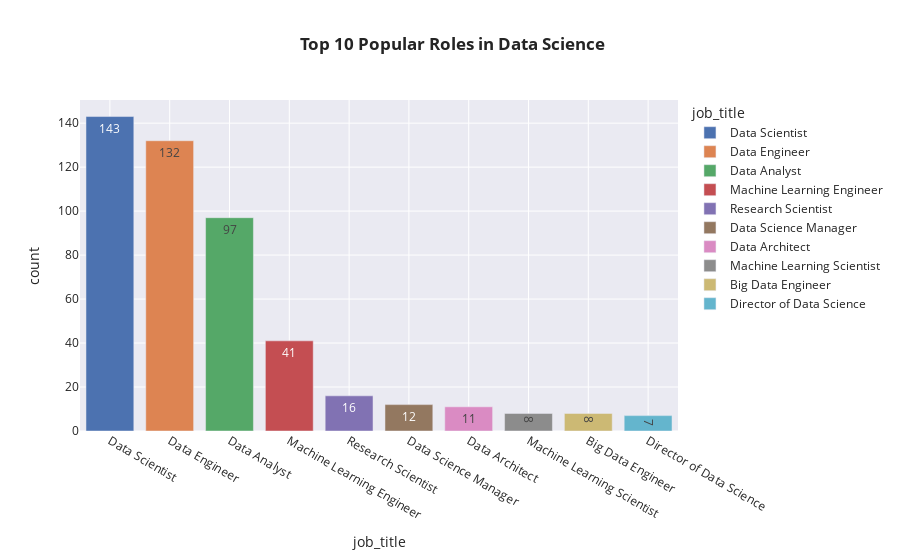

The cell this chart's notebook holds for it:
### Code cell
z=df['job_title'].value_counts().head(10)
fig=px.bar(z,x=z.index,y=z.values,color=z.index,text=z.values,labels={'index':'job title','y':'count','text':'count'},template='seaborn',title='<b> Top 10 Popular Roles in Data Science')
fig.show()

### Figure 1 — Plotly figure (JSON) as saved in the notebook; plotly's stock layout.template omitted (floating-point values rounded to 4 significant figures)
{"data": [{"alignmentgroup": "True", "hovertemplate": "job_title=%{x}<br>count=%{text}<extra></extra>", "legendgroup": "Data Scientist", "marker": {"color": "rgb(76,114,176)", "pattern": {"shape": ""}}, "name": "Data Scientist", "offsetgroup": "Data Scientist", "orientation": "v", "showlegend": true, "text": [143], "textposition": "auto", "type": "bar", "x": ["Data Scientist"], "xaxis": "x", "y": [143], "yaxis": "y"}, {"alignmentgroup": "True", "hovertemplate": "job_title=%{x}<br>count=%{text}<extra></extra>", "legendgroup": "Data Engineer", "marker": {"color": "rgb(221,132,82)", "pattern": {"shape": ""}}, "name": "Data Engineer", "offsetgroup": "Data Engineer", "orientation": "v", "showlegend": true, "text": [132], "textposition": "auto", "type": "bar", "x": ["Data Engineer"], "xaxis": "x", "y": [132], "yaxis": "y"}, {"alignmentgroup": "True", "hovertemplate": "job_title=%{x}<br>count=%{text}<extra></extra>", "legendgroup": "Data Analyst", "marker": {"color": "rgb(85,168,104)", "pattern": {"shape": ""}}, "name": "Data Analyst", "offsetgroup": "Data Analyst", "orientation": "v", "showlegend": true, "text": [97], "textposition": "auto", "type": "bar", "x": ["Data Analyst"], "xaxis": "x", "y": [97], "yaxis": "y"}, {"alignmentgroup": "True", "hovertemplate": "job_title=%{x}<br>count=%{text}<extra></extra>", "legendgroup": "Machine Learning Engineer", "marker": {"color": "rgb(196,78,82)", "pattern": {"shape": ""}}, "name": "Machine Learning Engineer", "offsetgroup": "Machine Learning Engineer", "orientation": "v", "showlegend": true, "text": [41], "textposition": "auto", "type": "bar", "x": ["Machine Learning Engineer"], "xaxis": "x", "y": [41], "yaxis": "y"}, {"alignmentgroup": "True", "hovertemplate": "job_title=%{x}<br>count=%{text}<extra></extra>", "legendgroup": "Research Scientist", "marker": {"color": "rgb(129,114,179)", "pattern": {"shape": ""}}, "name": "Research Scientist", "offsetgroup": "Research Scientist", "orientation": "v", "showlegend": true, "text": [16], "textposition": "auto", "type": "bar", "x": ["Research Scientist"], "xaxis": "x", "y": [16], "yaxis": "y"}, {"alignmentgroup": "True", "hovertemplate": "job_title=%{x}<br>count=%{text}<extra></extra>", "legendgroup": "Data Science Manager", "marker": {"color": "rgb(147,120,96)", "pattern": {"shape": ""}}, "name": "Data Science Manager", "offsetgroup": "Data Science Manager", "orientation": "v", "showlegend": true, "text": [12], "textposition": "auto", "type": "bar", "x": ["Data Science Manager"], "xaxis": "x", "y": [12], "yaxis": "y"}, {"alignmentgroup": "True", "hovertemplate": "job_title=%{x}<br>count=%{text}<extra></extra>", "legendgroup": "Data Architect", "marker": {"color": "rgb(218,139,195)", "pattern": {"shape": ""}}, "name": "Data Architect", "offsetgroup": "Data Architect", "orientation": "v", "showlegend": true, "text": [11], "textposition": "auto", "type": "bar", "x": ["Data Architect"], "xaxis": "x", "y": [11], "yaxis": "y"}, {"alignmentgroup": "True", "hovertemplate": "job_title=%{x}<br>count=%{text}<extra></extra>", "legendgroup": "Machine Learning Scientist", "marker": {"color": "rgb(140,140,140)", "pattern": {"shape": ""}}, "name": "Machine Learning Scientist", "offsetgroup": "Machine Learning Scientist", "orientation": "v", "showlegend": true, "text": [8], "textposition": "auto", "type": "bar", "x": ["Machine Learning Scientist"], "xaxis": "x", "y": [8], "yaxis": "y"}, {"alignmentgroup": "True", "hovertemplate": "job_title=%{x}<br>count=%{text}<extra></extra>", "legendgroup": "Big Data Engineer", "marker": {"color": "rgb(204,185,116)", "pattern": {"shape": ""}}, "name": "Big Data Engineer", "offsetgroup": "Big Data Engineer", "orientation": "v", "showlegend": true, "text": [8], "textposition": "auto", "type": "bar", "x": ["Big Data Engineer"], "xaxis": "x", "y": [8], "yaxis": "y"}, {"alignmentgroup": "True", "hovertemplate": "job_title=%{x}<br>count=%{text}<extra></extra>", "legendgroup": "Director of Data Science", "marker": {"color": "rgb(100,181,205)", "pattern": {"shape": ""}}, "name": "Director of Data Science", "offsetgroup": "Director of Data Science", "orientation": "v", "showlegend": true, "text": [7], "textposition": "auto", "type": "bar", "x": ["Director of Data Science"], "xaxis": "x", "y": [7], "yaxis": "y"}], "layout": {"barmode": "relative", "legend": {"title": {"text": "job_title"}, "tracegroupgap": 0}, "title": {"text": "<b> Top 10 Popular Roles in Data Science"}, "xaxis": {"anchor": "y", "categoryarray": ["Data Scientist", "Data Engineer", "Data Analyst", "Machine Learning Engineer", "Research Scientist", "Data Science Manager", "Data Architect", "Machine Learning Scientist", "Big Data Engineer", "Director of Data Science"], "categoryorder": "array", "domain": [0, 1], "title": {"text": "job_title"}}, "yaxis": {"anchor": "x", "domain": [0, 1], "title": {"text": "count"}}}}
